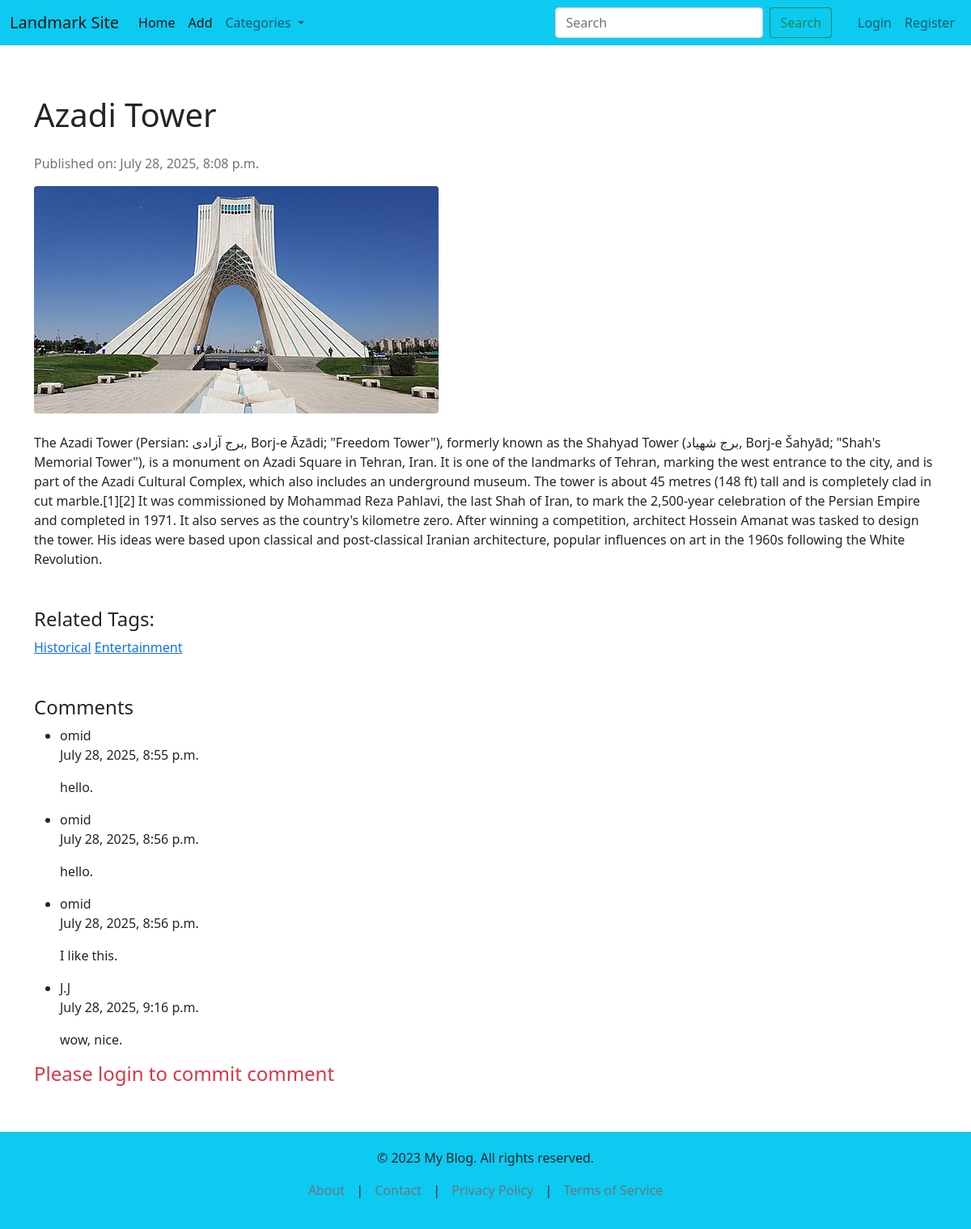
The app's page /landmarks/1/ with its own data.
### landmarks/models.py (models this page shows, shortened)
class Landmark(models.Model):
    name = models.CharField(max_length=255)
    description = models.TextField()
    created = models.DateTimeField(auto_now=True)
    images = models.ImageField(upload_to='landmarkdata', null=True)
    tag = models.ManyToManyField(Tag)

class Tag(models.Model):
    title = models.CharField(max_length=255)
    def __str__(self):
        return self.title

class Comment(models.Model):
    text = models.TextField(blank=True)
    landmark= models.ForeignKey(Landmark, on_delete=models.CASCADE, related_name='comments')
    file = models.FileField(upload_to='userdata' ,blank=True, null=True)
    created = models.DateTimeField(auto_now_add=True, null=True)
    user = models.ForeignKey(User, on_delete=models.CASCADE, null=True)

### landmarks/views.py (the view)
# urls.py: path('<int:id>/', views.landmark, name='single_place'),
def landmark(request,id):
    requested_landmark = get_object_or_404(Landmark, id=id)
    comments = requested_landmark.comments.all()
    tags = requested_landmark.tag.all()
    if request.method == 'POST':
        form = CommentForm(request.POST)
        if form.is_valid():
            comment = form.save(commit=False)
            comment.landmark = requested_landmark
            comment.user = request.user
            comment.save()
            url = reverse('single_place', args=[id])
            return redirect(url)
    else:
        form = CommentForm()
    return render(request, 'landmarks/place.html', context={
                                                            'landmark': requested_landmark,
                                                            'form': form,
                                                            'comments': comments,
                                                            'tags': tags
                                                            })

### landmarks/forms.py (shortened to what this page needs)
class CommentForm(forms.ModelForm):
    class Meta:
        model = Comment
        fields = '__all__'
        exclude = ['landmark', 'user']

### landmarks/context_processor.py (called while the page is built)
def categories(request):
    tags = Tag.objects.all()
    return{'tags': tags}

### landmarks/templates/landmarks/place.html (shortened to what this page needs)
{% extends 'base.html' %}
{% load static %}
{% block content %}
  <div class="container mt-5">
    <div class="row">
      <div class="col-md-12">
        <h1 class="mb-4">{{ landmark.name }}</h1>
        <p class="text-muted">Published on: {{landmark.created}}</p>
        <img src="{{landmark.images.url}}" class="img-fluid rounded mb-4" alt="Post Image">
        <div class="post-content">
          <p>{{ landmark.description }}</p>
        </div>
        <div class="mt-5">
          <h4>Related Tags:</h4>
          {% for tag in tags %}
          <a href="{%url 'read' tag.id%}" class="tag">{{ tag.title }}</a>
          {% endfor %}
        </div>
        <div class="comment-section mt-5">
          <h4>Comments</h4>
          <ul class="comment-list">
            {% for comment in comments %}
              <li class="comment-item">
                <div class="comment-author">{{ comment.user }}</div>
                <p>{{ comment.created }}</p>
                <p>{{ comment.text }}</p>
              </li>
            {% endfor %}
          </ul>
           {% if user.is_authenticated %}
            <div class="comment-form">
              <h5>Leave a Comment</h5>
              <form action="" method="post">
                {% csrf_token %}
                {{ form }}
                <button type="submit" class="btn btn-primary">Submit Comment</button>
              </form>
            </div>
          {% else %}
            <h4 class="text-danger">Please login to commit comment</h4>
          {% endif %}
        </div>
      </div>
    </div>
  </div>
{% endblock content %}

### static/style.css (style rules this page uses)
body { padding-top: 70px; }

### records on screen
Landmark: name "Azadi Tower", created "July 28, 2025, 8:08 p.m.", images (picture), description "The Azadi Tower (Persian: برج آزادی, Borj-e Āzādi; \"Freedom Tower\"), formerly known as the Shahyad Tower (برج شهیاد, Borj-e Šahyād; \"Shah's Memorial Tower\"), is a monument on Azadi Square in Tehran, Iran. It is one of the landmarks of Tehran, marking the west entrance to the city, and is part of the Azadi Cultural Complex, which also includes an underground museum. The tower is about 45 metres (148 ft) tall and is completely clad in cut marble.[1][2] It was commissioned by Mohammad Reza Pahlavi, the last Shah of Iran, to mark the 2,500-year celebration of the Persian Empire and completed in 1971. It also serves as the country's kilometre zero. After winning a competition, architect Hossein…"
Tag: title "Historical"
Tag: title "Entertainment"
Comment: user "omid", created "July 28, 2025, 8:55 p.m.", text "hello."
Comment: user "omid", created "July 28, 2025, 8:56 p.m.", text "hello."
Comment: user "omid", created "July 28, 2025, 8:56 p.m.", text "I like this."
Comment: user "J.J", created "July 28, 2025, 9:16 p.m.", text "wow, nice."
